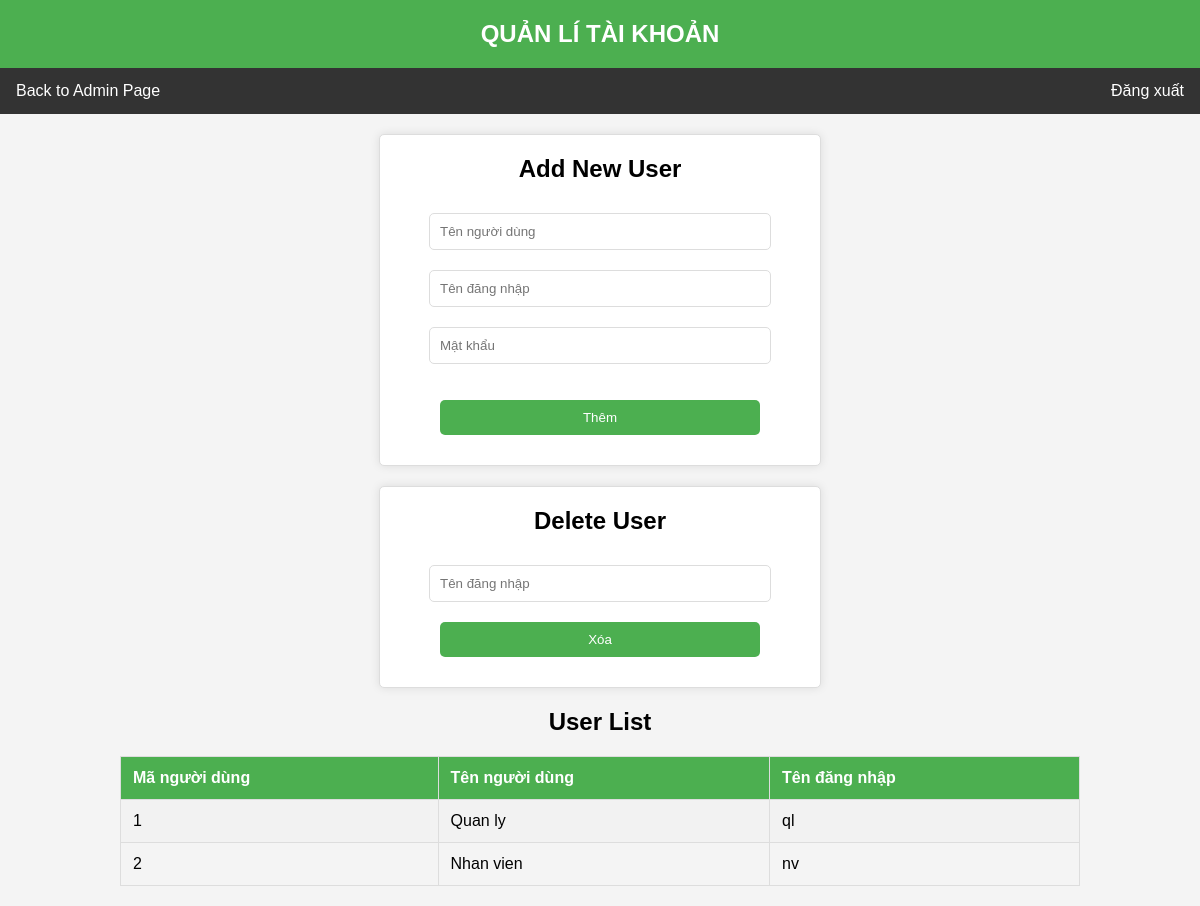
Page /ADMIN/user_management.php (signed in) on the committed database.
### tables this page shows
CREATE TABLE IF NOT EXISTS `tbl_nguoidung` (
  `MaNguoiDung` int(10) NOT NULL,
  `TenNguoiDung` varchar(50) NOT NULL,
  `TenDangNhap` varchar(50) NOT NULL,
  `MatKhau` varchar(100) NOT NULL,
  PRIMARY KEY (`MaNguoiDung`)
);

### ADMIN/user_management.php (the view, shortened to what this page needs)
<?php
    include_once "cauhinh.php";
$result = $connect->query("SELECT * FROM tbl_nguoidung");
?>
<!DOCTYPE html>
<html lang="en">
<head>
    <link rel="stylesheet" href="./css/style-um.css">
</head>
<body>
    <h1>QUẢN LÍ TÀI KHOẢN</h1>
    <nav>
        <a href="index.php">Back to Admin Page</a>
        <a class="logout" href="logout.php">Đăng xuất</a>
    </nav>
    <div class="form-container">
    <h2>Add New User</h2>
    <form action="user_management.php" method="post" onsubmit="return validateForm()">
        <input type="text" name="tennguoidung" placeholder="Tên người dùng" required id="tennguoidung">
        <input type="text" name="username" placeholder="Tên đăng nhập" required>
        <input type="password" name="password" placeholder="Mật khẩu" required>
        <button type="submit" name="add_user">Thêm</button>
    </form>
</div>
    <div class="form-container">
        <h2>Delete User</h2>
        <form action="user_management.php" method="post">
            <input type="text" name="username" placeholder="Tên đăng nhập" required>
            <button type="submit" name="delete_user">Xóa</button>
        </form>
    </div>
    <h2>User List</h2>
    <table border="1">
        <tr>
            <th>Mã người dùng</th>
            <th>Tên người dùng</th>
            <th>Tên đăng nhập</th>
        </tr>
        <?php if ($result): ?>
            <?php while ($row = $result->fetch_assoc()): ?>
                <tr>
                    <td><?php echo htmlspecialchars($row['MaNguoiDung']); ?></td>
                    <td><?php echo htmlspecialchars($row['TenNguoiDung']); ?></td>
                    <td><?php echo htmlspecialchars($row['TenDangNhap']); ?></td>
                </tr>
            <?php endwhile; ?>
        <?php else: ?>
            <tr>
                <td colspan="3">No users found</td>
            </tr>
        <?php endif; ?>
    </table>
</body>
</html>

### ADMIN/css/style-um.css (style rules this page uses)
body { font-family: Arial, sans-serif; background-color: #f4f4f4; margin: 0; padding: 0; text-align: center; }
h1 { background-color: #4CAF50; color: white; padding: 20px 0; margin: 0; font-size: 24px; }
nav { background-color: #333; overflow: hidden; }
nav a { float: left; display: block; color: white; text-align: center; padding: 14px 16px; text-decoration: none; }
.logout { float: right; }
.form-container { background-color: white; padding: 20px; margin: 20px auto; border: 1px solid #ddd; border-radius: 5px; width: 400px; box-shadow: 0 0 10px rgba(0,0,0,0.1); }
.form-container h2 { margin-top: 0; }
.form-container input[type="text"], .form-container input[type="password"], .form-container button { width: 80%; padding: 10px; margin: 10px 0; border: 1px solid #ddd; border-radius: 5px; }
.form-container button { background-color: #4CAF50; color: white; border: none; cursor: pointer; }
table { margin: 20px auto; width: 80%; border-collapse: collapse; }
table, th, td { border: 1px solid #ddd; }
th, td { padding: 12px; text-align: left; }
th { background-color: #4CAF50; color: white; }
tr:nth-child(even) { background-color: #f2f2f2; }

### rows in the picture
tbl_nguoidung: MaNguoiDung "1", TenNguoiDung "Quan ly", TenDangNhap "ql"
tbl_nguoidung: MaNguoiDung "2", TenNguoiDung "Nhan vien", TenDangNhap "nv"
